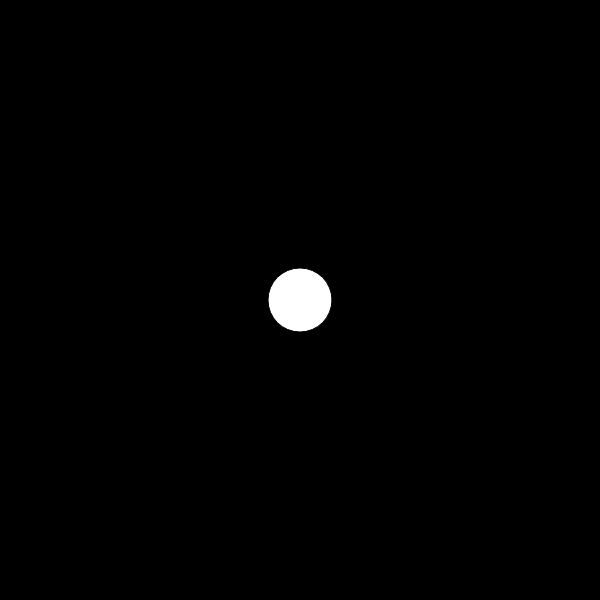
Frame 1 (no input)
Frame 60 (no input): identical to frame 1, image omitted
Frame 120 (the mouse pressed at the canvas centre since frame 60): identical to frame 1, image omitted

The p5.js sketch that drew this single still picture (run headless with seeded random() and noise() and a simulated clock; from frame 60 on, the mouse is pressed at the canvas centre):

// p5.js sketch
// ── sketch.js
var blob;

function setup() {
  createCanvas(600, 600);
  blob = new Blob();
  console.log("testing 1 2 3");
}
function draw() {
  console.log("please");
  background(0);
  blob.show();
}
// ── blob.js
function Blob() {
  this.pos = createVector(width/2, height/2);
  this.r = 32;

  
  this.show = function() {
    fill(255);
    ellipse(this.pos.x, this.pos.y, this.r*2, this.r*2);
  }
}
